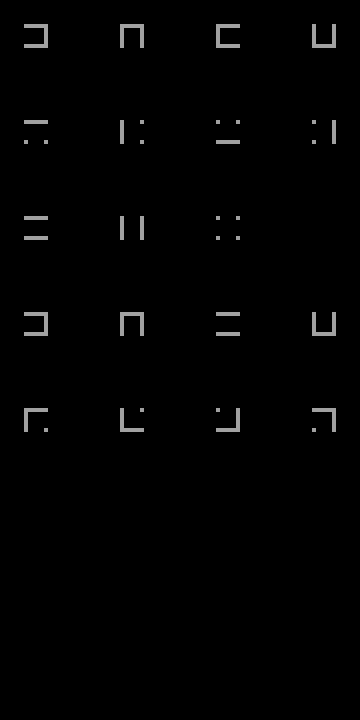

This game map was drawn from its Tiled (.tmx) file and the tilesets committed beside it. A one-line description and the trimmed map source follow:
An orthogonal 15x30 tile map with 24x24 px tiles, 5 tile layers (regions_input, input_ground, inputNot_ground, regions_output, ...).

<map version="1.0" orientation="orthogonal" renderorder="right-down" width="15" height="30" tilewidth="24" tileheight="24" nextobjectid="1">
 <tileset firstgid="1" name="tilemap" tilewidth="24" tileheight="24" tilecount="30">
  <image source="tilemap.png" width="120" height="144" />
 </tileset>
 <layer name="regions_input" width="15" height="30" opacity="0.71">
  <data>[450 cells, 91 non-empty, 1 distinct tile ids]</data>
 </layer>
 <layer name="input_ground" width="15" height="30" opacity="0.76">
  <data>[450 cells, 59 non-empty, 2 distinct tile ids]</data>
 </layer>
 <layer name="inputNot_ground" width="15" height="30">
  <data>[450 cells, 34 non-empty, 1 distinct tile ids]</data>
 </layer>
 <layer name="regions_output" width="15" height="30" opacity="0.69">
  <data>[450 cells, 19 non-empty, 1 distinct tile ids]</data>
 </layer>
 <layer name="output_ground" width="15" height="30">
  <data>[450 cells, 19 non-empty, 15 distinct tile ids]</data>
 </layer>
</map>